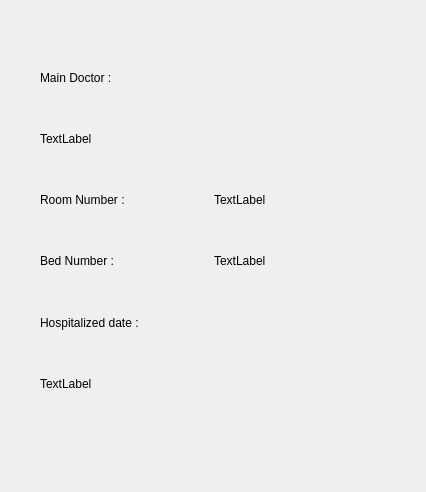
<?xml version="1.0" encoding="UTF-8"?>
<ui version="4.0">
 <class>hospitalization</class>
 <widget class="QWidget" name="hospitalization">
  <property name="geometry">
   <rect>
    <x>0</x>
    <y>0</y>
    <width>426</width>
    <height>492</height>
   </rect>
  </property>
  <property name="windowTitle">
   <string>Form</string>
  </property>
  <widget class="QWidget" name="">
   <property name="geometry">
    <rect>
     <x>40</x>
     <y>50</y>
     <width>341</width>
     <height>361</height>
    </rect>
   </property>
   <layout class="QGridLayout" name="gridLayout">
    <item row="3" column="0">
     <widget class="QLabel" name="lBedNo">
      <property name="text">
       <string>Bed Number :</string>
      </property>
     </widget>
    </item>
    <item row="2" column="1">
     <widget class="QLabel" name="lblRoom">
      <property name="text">
       <string>TextLabel</string>
      </property>
     </widget>
    </item>
    <item row="1" column="0" colspan="2">
     <widget class="QLabel" name="lblDoctor">
      <property name="text">
       <string>TextLabel</string>
      </property>
     </widget>
    </item>
    <item row="3" column="1">
     <widget class="QLabel" name="lblBed">
      <property name="text">
       <string>TextLabel</string>
      </property>
     </widget>
    </item>
    <item row="2" column="0">
     <widget class="QLabel" name="lRoom">
      <property name="text">
       <string>Room Number :</string>
      </property>
     </widget>
    </item>
    <item row="5" column="0" colspan="2">
     <widget class="QLabel" name="lblAdmissionDate">
      <property name="text">
       <string>TextLabel</string>
      </property>
     </widget>
    </item>
    <item row="4" column="0" colspan="2">
     <widget class="QLabel" name="lbHospitalized">
      <property name="text">
       <string>Hospitalized date :</string>
      </property>
     </widget>
    </item>
    <item row="0" column="0" colspan="2">
     <widget class="QLabel" name="lMainDoctor">
      <property name="text">
       <string>Main Doctor :</string>
      </property>
     </widget>
    </item>
   </layout>
  </widget>
 </widget>
 <resources/>
 <connections/>
</ui>
